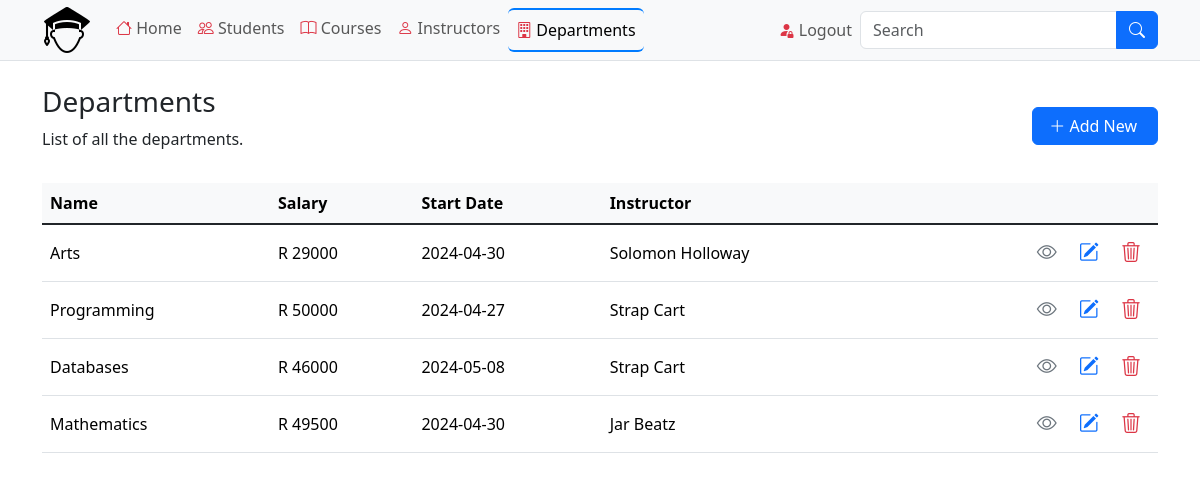
/departments.php (signed in), run on the app's committed database.
### tables this page shows
CREATE TABLE `departments` (
  `department_id` int(11) NOT NULL,
  `department_name` varchar(100) DEFAULT NULL,
  `salary` float(10,2) DEFAULT NULL,
  `start_date` date DEFAULT NULL,
  `instructor_id` int(11) DEFAULT NULL,
  `created_at` timestamp NOT NULL DEFAULT current_timestamp(),
  `updated_at` timestamp NOT NULL DEFAULT current_timestamp() ON UPDATE current_timestamp()
);

CREATE TABLE `instructors` (
  `instructor_id` int(11) NOT NULL,
  `first_name` varchar(50) DEFAULT NULL,
  `last_name` varchar(50) DEFAULT NULL,
  `email` varchar(100) DEFAULT NULL,
  `created_at` timestamp NOT NULL DEFAULT current_timestamp(),
  `updated_at` timestamp NOT NULL DEFAULT current_timestamp() ON UPDATE current_timestamp()
);

### classes/Db.php (called while the page is built, shortened)
<?php
class DB
{
    private $hostName = 'localhost';
    private $dbUser = 'root';
    private $dbPass = '';
    private $dbName = 'student_management_system';
    private $options = [];
    protected $conn;
    public function __construct()
    {
        if (!isset($this->conn)) {
            try {
                $this->conn = new PDO("mysql:host=" . $this->hostName . "; dbname=" . $this->dbName, $this->dbUser, $this->dbPass, $this->options);
            } catch (PDOException $e) {
                die($e->getMessage());
            }
        }
        return $this->conn;
    }
}

### classes/Department.php (called while the page is built, shortened)
<?php
include_once 'Db.php';
class Department extends DB
{
    public function getDepartments()
    {
        try {
            $stmt = $this->conn->prepare(
                "SELECT d.department_id, d.department_name, d.salary, d.start_date,
                        i.first_name, i.last_name
                FROM departments d
                JOIN instructors i
                ON d.instructor_id = i.instructor_id
                ORDER BY department_id DESC"
            );
            $stmt->execute();
            return $stmt->fetchAll(PDO::FETCH_ASSOC);
        } catch (PDOException $e) {
            $this->output = $e->getMessage();
            return $this->output;
        }
    }
}

### departments.php (the view, shortened to what this page needs)
<?php
include_once './classes/Department.php';
$departments = new Department();
?>
<?php include './includes/header.php'; ?>
<div class="container">
    <div class="row">
        <div class="col-12">
            <div class="d-flex align-items-center justify-content-between mt-4 mb-3">
                <div>
                    <h3>Departments</h3>
                    <p>
                        List of all the departments.
                    </p>
                </div>
                <div>
                    <a href="add-department.php" class="btn btn-primary custom">
                        <i class="bi bi-plus-lg"></i> Add New
                    </a>
                </div>
            </div>
            <div>
                <table class="table table-hover">
                    <thead>
                        <tr class="table-light">
                            <th scope="col">Name</th>
                            <th scope="col">Salary</th>
                            <th scope="col">Start Date</th>
                            <th scope="col">Instructor</th>
                            <th scope="col"></th>
                        </tr>
                    </thead>
                    <tbody class="table-group-divider">
                        <?php if (!empty($departments->getDepartments())) : ?>
                            <?php foreach ($departments->getDepartments() as $department) : ?>
                                <tr>
                                    <td class="align-middle"><?= $department['department_name'] ?></td>
                                    <td class="align-middle">R <?= $department['salary'] ?></td>
                                    <td class="align-middle"><?= $department['start_date'] ?></td>
                                    <td class="align-middle"><?= $department['first_name'] ?> <?= $department['last_name'] ?></td>
                                    <td class="text-end align-middle text-nowrap">
                                        <a href="view-department.php?departmentId=<?= $department['department_id'] ?>" title="Department Details" class="btn btn-transparent btn-sm text-secondary">
                                            <i class="bi bi-eye fs-5"></i>
                                        </a>
                                        <a href="update-department.php?departmentId=<?= $department['department_id'] ?>" title="Edit Department" class="btn btn-transparent btn-sm text-primary">
                                            <i class="bi bi-pencil-square fs-5"></i>
                                        </a>
                                        <a href="delete-department.php?departmentId=<?= $department['department_id'] ?>" title="Delete Department" class="btn btn-transparent btn-sm text-danger">
                                            <i class="bi bi-trash3 fs-5"></i>
                                        </a>
                                    </td>
                                </tr>
                            <?php endforeach; ?>
                        <?php else : ?>
                            <tr>
                                <td colspan="9" class="text-center">There are no departments in the database.</td>
                            </tr>
                        <?php endif; ?>
                    </tbody>
                </table>
            </div>
        </div>
    </div>
</div>
<?php include './includes/footer.php'; ?>

### assets/css/styles.css (style rules this page uses)
html, body { height: 100%; }
.btn.custom { padding-left: 1rem !important; padding-right: 1.25rem !important; }

### data on the page
departments: department_name "Arts", salary "29000", start_date "2024-04-30", instructor.first_name "Solomon", instructor.last_name "Holloway"
departments: department_name "Programming", salary "50000", start_date "2024-04-27", instructor.first_name "Strap", instructor.last_name "Cart"
departments: department_name "Databases", salary "46000", start_date "2024-05-08", instructor.first_name "Strap", instructor.last_name "Cart"
departments: department_name "Mathematics", salary "49500", start_date "2024-04-30", instructor.first_name "Jar", instructor.last_name "Beatz"
